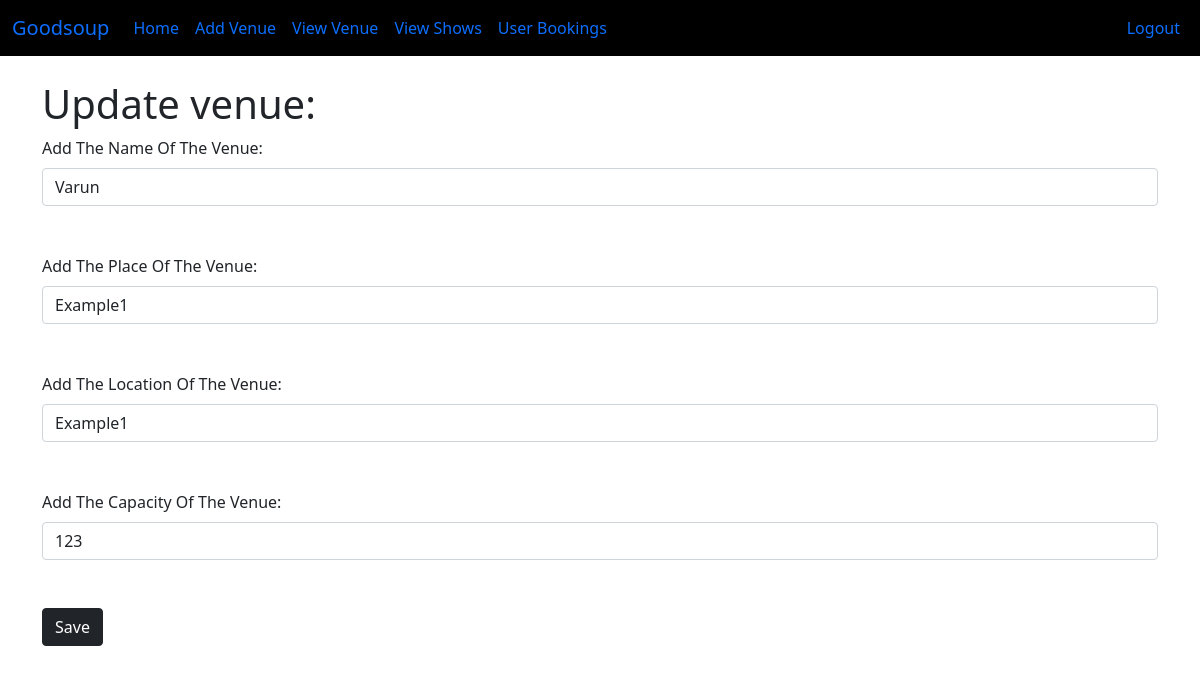
The app's page /updatevenue/1 (signed in), older data.
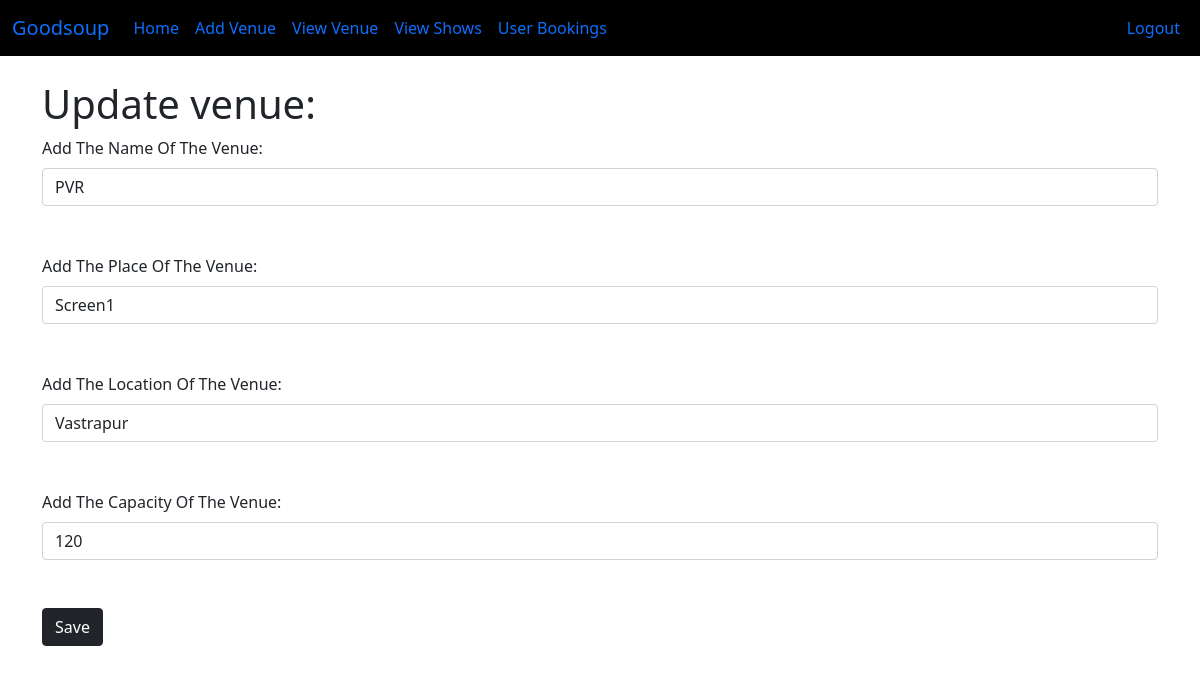
The same page, newer data.
### main.py (models this page shows)
class Venue(db.Model):
    id = db.Column(db.Integer, primary_key=True)
    name = db.Column(db.String(255), nullable=False)
    place = db.Column(db.String(255), nullable=False)
    location = db.Column(db.String(255), nullable=False)
    shows = db.relationship('Show', backref = 'shows')
    Capacity = db.Column(db.Integer, nullable=False)
    date_added = db.Column(db.DateTime, default=datetime.utcnow())

### main.py (the view)
@app.route('/updatevenue/<int:id>', methods=['POST','GET'])
@login_required
def updatevenue(id):
    form = venueForms()
    venue_to_update = Venue.query.get_or_404(id)
    if (request.method == 'POST'):
        venue_to_update.name = request.form['name']
        venue_to_update.place = request.form['place']
        venue_to_update.location = request.form['location']
        venue_to_update.Capacity = request.form['capacity']
        try:
            db.session.commit()
            venues = Venue.query.order_by(Venue.date_added)
            return render_template('viewVenues.html',venues=venues)
        except:
            flash('Error')
            return render_template("updatevenue.html", form=form, venue_to_update=venue_to_update)
    else:
        return render_template("updatevenue.html", form=form, venue_to_update=venue_to_update)

### main.py
class venueForms(FlaskForm):
    name = StringField('Add The Name Of The Venue:',validators=[DataRequired()])
    place = StringField('Add The Place Of The Venue:',validators=[DataRequired()])
    location = StringField('Add The Location Of The Venue:',validators=[DataRequired()])
    capacity = IntegerField('Add The Capacity Of The Venue:', validators=[DataRequired()])
    submit = SubmitField("Save")

class SearchForm(FlaskForm):
    searched = StringField("Searched", validators=[DataRequired()])
    submit = SubmitField("Search")

### main.py (called while the page is built)
@app.context_processor
def user_navbar():
    form = SearchForm()
    return dict(form=form)

@userlogin_manager.user_loader
def load_user(user_id):
    return Users.query.filter_by(id=int(user_id)).first()

### templates/updatevenue.html (shortened to what this page needs)
{% extends 'baseadmin.html' %}
{% block content %}
{% if name %}
  <table class="table">
    <thead>
      <tr>
        <th scope="col">#</th>
        <th scope="col">Name</th>
        <th scope="col">Place</th>
        <th scope="col">Location</th>
        <th scope="col">Capacity</th>
        <th scope="col">Date Added</th>
      </tr>
    </thead>
    <tbody>
      {% for venue in venues %}
      <tr>
        <td>{{ venue.id }}</td>
        <td>{{ venue.name }}</td>
        <td>{{ venue.place }}</td>
        <td>{{ venue.location }}</td>
        <td>{{ venue.Capacity }}</td>
        <td>{{ venue.date_added }}</td>
        <td><a href="{{ url_for('updatevenue',id=venue.id) }}"><button type="button" class="btn btn-info">Edit</button></a></td>
        <td><a href="{{ url_for('deletevenue',id=venue.id) }}"><button type="button" class="btn btn-danger">Delete</button></a></td>
      </tr>
      {% endfor %}
    </tbody>
  </table>
{% else %}
  <h1>Update venue:</h1>
    <form action="{{ url_for('updatevenue',id=venue_to_update.id) }}" method="POST">
        {{ form.name.label(class="form-label") }}
        {{ form.name(class="form-control", value=venue_to_update.name)}}
        {{ form.place.label(class="form-label") }}
        {{ form.place(class="form-control",value=venue_to_update.place)}}
        {{ form.location.label(class="form-label") }}
        {{ form.location(class="form-control",value=venue_to_update.location)}}
        {{ form.capacity.label(class="form-label") }}
        {{ form.capacity(class="form-control", value=venue_to_update.Capacity)}}
      {{ form.submit(class="btn btn-dark") }}
</form>
{% endif %}
{% endblock %}

Row changes from the older to the newer data that the page shows:
changed Venue: name "Varun" → "PVR"; place "Example1" → "Screen1"; location "Example1" → "Vastrapur"
Text that changed along with them:
form field capacity: "123" → "120"
